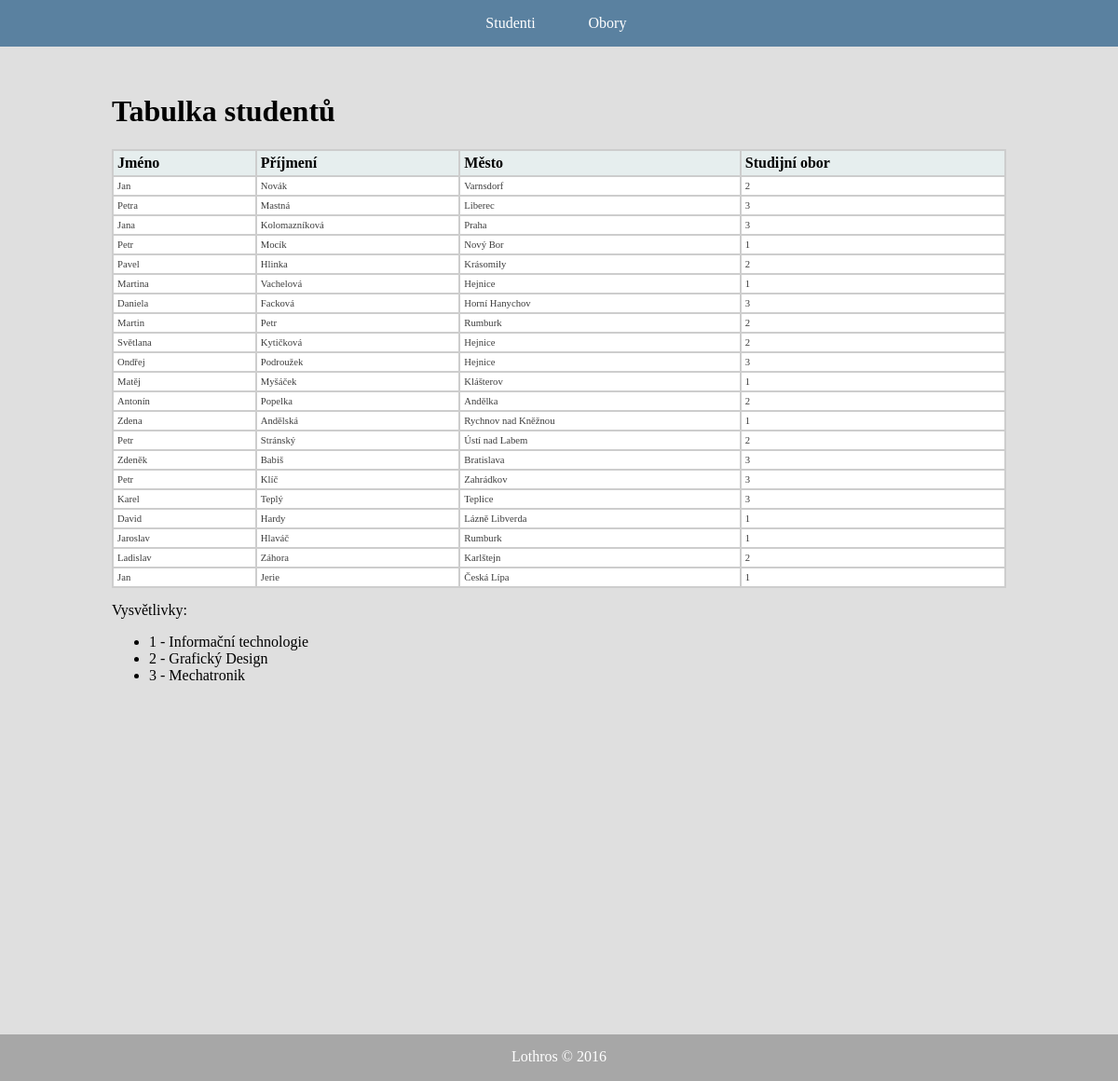
The page / on the database its author committed.
### tables this page shows
CREATE TABLE `studenti` (
  `id` int(11) NOT NULL,
  `jméno` varchar(60) DEFAULT NULL,
  `příjmení` varchar(60) DEFAULT NULL,
  `město` varchar(45) DEFAULT NULL,
  `obory_id_obor` int(11) NOT NULL
);

### index.php (the view, shortened to what this page needs)
<?php
$mysqli = new mysqli('localhost', 'root', '', 'ondras1459803312');
mysqli_set_charset($mysqli, "utf8");
$select = $mysqli->query("SELECT jméno, příjmení, město, obory_id_obor FROM studenti");
?>
<!DOCTYPE html>
<head>
    <link rel="stylesheet" type="text/css" href="css.css">
</head>
<body>
    <nav>
        <ul>
            <a href="index.php"><li>Studenti</li></a>
            <a href="obory.php"><li>Obory</li></a>
        </ul>
    </nav>
    <div class="container">
    <h1>Tabulka studentů</h1>
        <?php
        echo "<table id='tabulka1' class='tablesorter'>";
        echo "<thead>";
        echo "<tr>";
        echo "<th>Jméno</th>";
        echo "<th>Příjmení</th>";
        echo "<th>Město</th>";
        echo "<th>Studijní obor</th>";
        echo "</tr>";
        echo "</thead>";
		echo"<tbody>";
        while ($radek = $select->fetch_array()) {
        	echo "<tr>";
            	echo "<td>" . $radek["jméno"] . "</td>";
				echo "<td>" . $radek["příjmení"] . "</td>";
				echo "<td>" . $radek["město"] . "</td>";
                echo "<td>" . $radek["obory_id_obor"] . "</td>";
            echo"</tr>";
        }
        echo"</tbody>";
        echo "</table>";
        ?>
    Vysvětlivky:
    <ul>
        <li>1 - Informační technologie</li>
        <li>2 - Grafický Design</li>
        <li>3 - Mechatronik</li>
    </ul>
     </div>
</body>
    <footer>
     <div class="footer"> Lothros © 2016 </div>
    </footer>

### css.css (style rules this page uses)
body { font-family: Calibri; background-color: grey; margin: 0 0 0 0; height: 100%; }
footer { width: auto; height: 50px; margin:auto; white-space: nowrap; display: block; background-color: rgba(255,255,255,0.3); position: relative; }
div.container { padding-bottom: 2.5%; padding-top: 2.5%; height: auto; text-align: justify; display: block; width: auto; color: black; background: none repeat scroll 0% 0% rgba(255,255,255,0.75); padding-left: 10%; padding-right: 10%; height: 1000px; }
div.footer { text-align: center; color: white; padding-top: 15px; }
nav { text-align: center; color: white; display: table; width: 100%; background: none repeat scroll 0% 0% rgba(0,130,230,0.3) ; height: 50px; margin: 0px auto; }
nav ul { margin: auto; width: auto; padding: 0 0 0 0; text-align: center; }
nav li { display: inline-block; margin: auto; line-height: 50px; }
nav a { display: inline-block; width: 100px; text-decoration: none; text-align: center; color: white; white-space: nowrap; }
table.tablesorter { background-color: #CDCDCD; margin:10px 0pt 15px; font-size: 8pt; width: 100%; text-align: left; }
table.tablesorter thead tr th, table.tablesorter tfoot tr th { background-color: #e6EEEE; font-size: 12pt; padding: 4px; }
table.tablesorter tbody td { color: #3D3D3D; padding: 4px; background-color: #FFF; vertical-align: top; }

### rows shown on the page
studenti: jméno "Jan", příjmení "Novák", město "Varnsdorf", obory_id_obor "2"
studenti: jméno "Petra", příjmení "Mastná", město "Liberec", obory_id_obor "3"
studenti: jméno "Jana", příjmení "Kolomazníková", město "Praha", obory_id_obor "3"
studenti: jméno "Petr", příjmení "Mocík", město "Nový Bor", obory_id_obor "1"
studenti: jméno "Pavel", příjmení "Hlinka", město "Krásomily", obory_id_obor "2"
studenti: jméno "Martina", příjmení "Vachelová", město "Hejnice", obory_id_obor "1"
studenti: jméno "Daniela", příjmení "Facková", město "Horní Hanychov", obory_id_obor "3"
studenti: jméno "Martin", příjmení "Petr", město "Rumburk", obory_id_obor "2"
studenti: jméno "Světlana", příjmení "Kytičková", město "Hejnice", obory_id_obor "2"
studenti: jméno "Ondřej", příjmení "Podroužek", město "Hejnice", obory_id_obor "3"
studenti: jméno "Matěj", příjmení "Myšáček", město "Klášterov", obory_id_obor "1"
studenti: jméno "Antonín", příjmení "Popelka", město "Andělka", obory_id_obor "2"
studenti: jméno "Zdena", příjmení "Andělská", město "Rychnov nad Kněžnou", obory_id_obor "1"
studenti: jméno "Petr", příjmení "Stránský", město "Ústí nad Labem", obory_id_obor "2"
studenti: jméno "Zdeněk", příjmení "Babiš", město "Bratislava", obory_id_obor "3"
studenti: jméno "Petr", příjmení "Klíč", město "Zahrádkov", obory_id_obor "3"
studenti: jméno "Karel", příjmení "Teplý", město "Teplice", obory_id_obor "3"
studenti: jméno "David", příjmení "Hardy", město "Lázně Libverda", obory_id_obor "1"
studenti: jméno "Jaroslav", příjmení "Hlaváč", město "Rumburk", obory_id_obor "1"
studenti: jméno "Ladislav", příjmení "Záhora", město "Karlštejn", obory_id_obor "2"
studenti: jméno "Jan", příjmení "Jerie", město "Česká Lípa", obory_id_obor "1"
